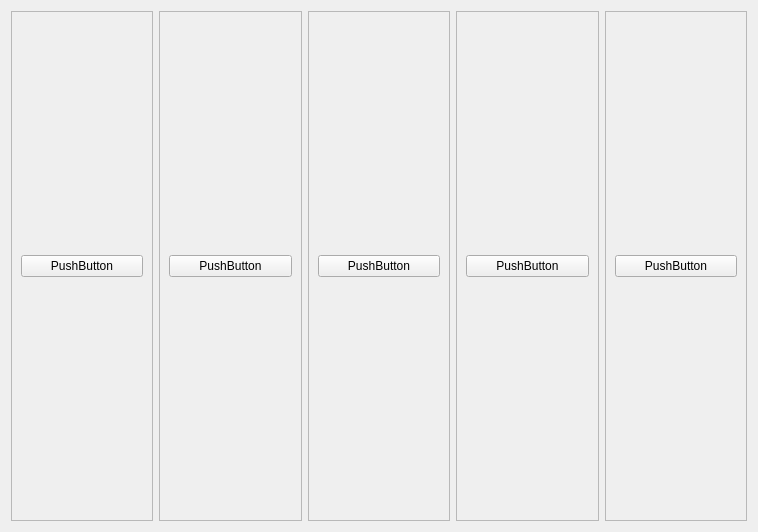
<?xml version="1.0" encoding="UTF-8"?>
<ui version="4.0">
 <class>MageSelect</class>
 <widget class="QWidget" name="MageSelect">
  <property name="geometry">
   <rect>
    <x>0</x>
    <y>0</y>
    <width>758</width>
    <height>532</height>
   </rect>
  </property>
  <property name="windowTitle">
   <string>Form</string>
  </property>
  <layout class="QHBoxLayout" name="horizontalLayout">
   <item>
    <widget class="QFrame" name="frame">
     <property name="frameShape">
      <enum>QFrame::Shape::StyledPanel</enum>
     </property>
     <property name="frameShadow">
      <enum>QFrame::Shadow::Raised</enum>
     </property>
     <layout class="QVBoxLayout" name="verticalLayout_5">
      <item>
       <widget class="QPushButton" name="pushButton">
        <property name="text">
         <string>PushButton</string>
        </property>
       </widget>
      </item>
     </layout>
    </widget>
   </item>
   <item>
    <widget class="QFrame" name="frame_5">
     <property name="frameShape">
      <enum>QFrame::Shape::StyledPanel</enum>
     </property>
     <property name="frameShadow">
      <enum>QFrame::Shadow::Raised</enum>
     </property>
     <layout class="QVBoxLayout" name="verticalLayout_4">
      <item>
       <widget class="QPushButton" name="pushButton_2">
        <property name="text">
         <string>PushButton</string>
        </property>
       </widget>
      </item>
     </layout>
    </widget>
   </item>
   <item>
    <widget class="QFrame" name="frame_4">
     <property name="frameShape">
      <enum>QFrame::Shape::StyledPanel</enum>
     </property>
     <property name="frameShadow">
      <enum>QFrame::Shadow::Raised</enum>
     </property>
     <layout class="QVBoxLayout" name="verticalLayout_3">
      <item>
       <widget class="QPushButton" name="pushButton_3">
        <property name="text">
         <string>PushButton</string>
        </property>
       </widget>
      </item>
     </layout>
    </widget>
   </item>
   <item>
    <widget class="QFrame" name="frame_2">
     <property name="frameShape">
      <enum>QFrame::Shape::StyledPanel</enum>
     </property>
     <property name="frameShadow">
      <enum>QFrame::Shadow::Raised</enum>
     </property>
     <layout class="QVBoxLayout" name="verticalLayout_2">
      <item>
       <widget class="QPushButton" name="pushButton_4">
        <property name="text">
         <string>PushButton</string>
        </property>
       </widget>
      </item>
     </layout>
    </widget>
   </item>
   <item>
    <widget class="QFrame" name="frame_3">
     <property name="frameShape">
      <enum>QFrame::Shape::StyledPanel</enum>
     </property>
     <property name="frameShadow">
      <enum>QFrame::Shadow::Raised</enum>
     </property>
     <layout class="QVBoxLayout" name="verticalLayout">
      <item>
       <widget class="QPushButton" name="pushButton_5">
        <property name="text">
         <string>PushButton</string>
        </property>
       </widget>
      </item>
     </layout>
    </widget>
   </item>
  </layout>
 </widget>
 <resources/>
 <connections/>
</ui>
